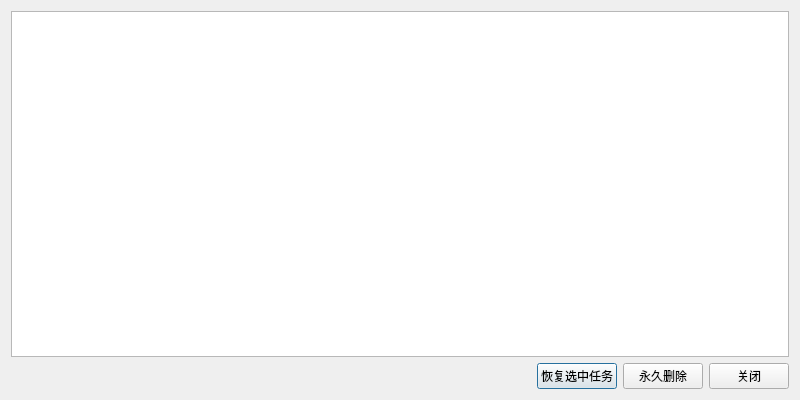
<?xml version="1.0" encoding="UTF-8"?>
<ui version="4.0">
 <class>ArchiveDialog</class>
 <widget class="QDialog" name="ArchiveDialog">
  <property name="geometry">
   <rect>
    <x>0</x>
    <y>0</y>
    <width>800</width>
    <height>400</height>
   </rect>
  </property>
  <property name="windowTitle">
   <string>归档任务列表</string>
  </property>
  <layout class="QVBoxLayout" name="verticalLayout">
   <item>
    <widget class="QTableView" name="tableViewArchived">
     <property name="selectionBehavior">
      <enum>QAbstractItemView::SelectRows</enum>
     </property>
     <property name="selectionMode">
      <enum>QAbstractItemView::SingleSelection</enum>
     </property>
    </widget>
   </item>
   <item>
    <layout class="QHBoxLayout" name="horizontalLayout">
     <item>
      <spacer name="horizontalSpacer">
       <property name="orientation">
        <enum>Qt::Horizontal</enum>
       </property>
       <property name="sizeType">
        <enum>QSizePolicy::Expanding</enum>
       </property>
       <property name="sizeHint" stdset="0">
        <size>
         <width>40</width>
         <height>20</height>
        </size>
       </property>
      </spacer>
     </item>
     <item>
      <widget class="QPushButton" name="btnRestore">
       <property name="text">
        <string>恢复选中任务</string>
       </property>
      </widget>
     </item>
     <item>
      <widget class="QPushButton" name="btnPermanentDelete">
       <property name="text">
        <string>永久删除</string>
       </property>
      </widget>
     </item>
     <item>
      <widget class="QPushButton" name="btnClose">
       <property name="text">
        <string>关闭</string>
       </property>
      </widget>
     </item>
    </layout>
   </item>
  </layout>
 </widget>
 <layoutdefault spacing="6" margin="11"/>
 <resources/>
 <connections/>
</ui>
